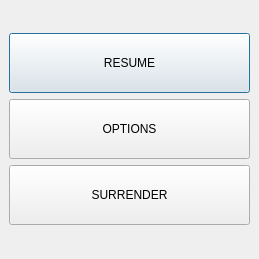
<?xml version="1.0" encoding="UTF-8"?>
<ui version="4.0">
 <class>PauseMenu</class>
 <widget class="QDialog" name="PauseMenu">
  <property name="geometry">
   <rect>
    <x>0</x>
    <y>0</y>
    <width>259</width>
    <height>259</height>
   </rect>
  </property>
  <property name="minimumSize">
   <size>
    <width>259</width>
    <height>259</height>
   </size>
  </property>
  <property name="maximumSize">
   <size>
    <width>259</width>
    <height>259</height>
   </size>
  </property>
  <property name="windowTitle">
   <string>BATTLE PAUSED</string>
  </property>
  <layout class="QVBoxLayout" name="verticalLayout">
   <property name="spacing">
    <number>6</number>
   </property>
   <property name="leftMargin">
    <number>9</number>
   </property>
   <property name="topMargin">
    <number>9</number>
   </property>
   <property name="rightMargin">
    <number>9</number>
   </property>
   <property name="bottomMargin">
    <number>9</number>
   </property>
   <item>
    <spacer name="verticalSpacer">
     <property name="orientation">
      <enum>Qt::Vertical</enum>
     </property>
     <property name="sizeHint" stdset="0">
      <size>
       <width>20</width>
       <height>40</height>
      </size>
     </property>
    </spacer>
   </item>
   <item>
    <widget class="QPushButton" name="resume_but">
     <property name="minimumSize">
      <size>
       <width>0</width>
       <height>60</height>
      </size>
     </property>
     <property name="text">
      <string>RESUME</string>
     </property>
    </widget>
   </item>
   <item>
    <widget class="QPushButton" name="options_but">
     <property name="minimumSize">
      <size>
       <width>0</width>
       <height>60</height>
      </size>
     </property>
     <property name="text">
      <string>OPTIONS</string>
     </property>
    </widget>
   </item>
   <item>
    <widget class="QPushButton" name="leave_but">
     <property name="minimumSize">
      <size>
       <width>0</width>
       <height>60</height>
      </size>
     </property>
     <property name="text">
      <string>SURRENDER</string>
     </property>
    </widget>
   </item>
   <item>
    <spacer name="verticalSpacer_2">
     <property name="orientation">
      <enum>Qt::Vertical</enum>
     </property>
     <property name="sizeHint" stdset="0">
      <size>
       <width>20</width>
       <height>40</height>
      </size>
     </property>
    </spacer>
   </item>
  </layout>
 </widget>
 <resources/>
 <connections/>
</ui>
